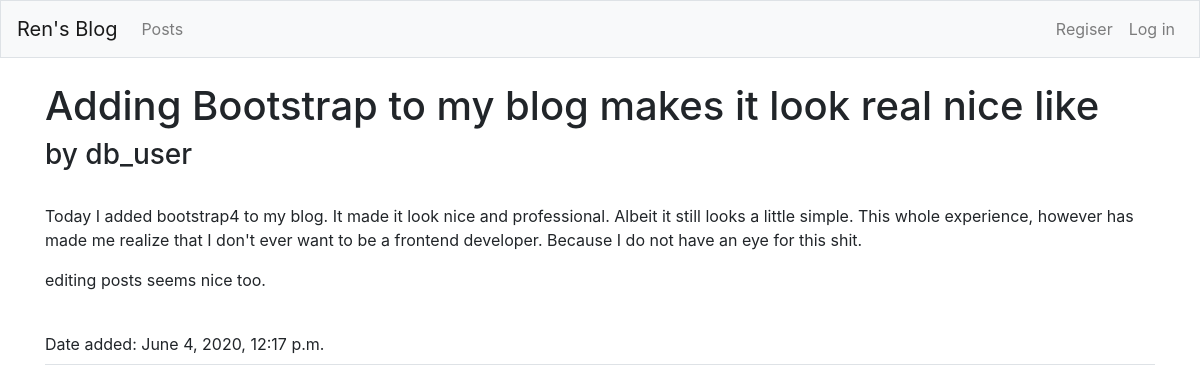
/posts/6, run on the app's committed database.
### blogs/models.py (models this page shows, shortened)
class BlogPost(models.Model):
    date_added = models.DateTimeField(auto_now_add=True)
    title = models.CharField(max_length=64, unique=True)
    text = models.TextField()
    owner = models.ForeignKey(User, on_delete=models.CASCADE)

### blogs/views.py (the view)
# urls.py: path('posts/<int:post_id>', views.post, name='post'),
def post(request, post_id):
    post = BlogPost.objects.get(id=post_id)
    context = {'post': post}
    return render(request, 'blogs/post.html', context)

### blogs/templates/blogs/post.html
{% extends 'blogs/base.html' %}
{% load bootstrap4 %}
{% block page_header %}
<h1>
  {{ post.title }}
</h1>
<h3>
  by {{ post.owner }}
</h3>
{% endblock page_header %}
{% block content %}
<br>
<div class="panel panel-default">
    <div class="panel-body">
      {{ post.text|linebreaks }}
      <br>
      Date added: {{ post.date_added }}
    </div>
  </div>
{% endblock content %}

### data on the page
BlogPost: title "Adding Bootstrap to my blog makes it look real nice like", owner "db_user", text "Today I added bootstrap4 to my blog. It made it look nice and professional. Albeit it still looks a little simple. This whole experience, however has made me realize that I don't ever want to be a frontend developer. Because I do not have an eye for this shit. editing posts seems nice too.", date_added "June 4, 2020, 12:17 p.m."
